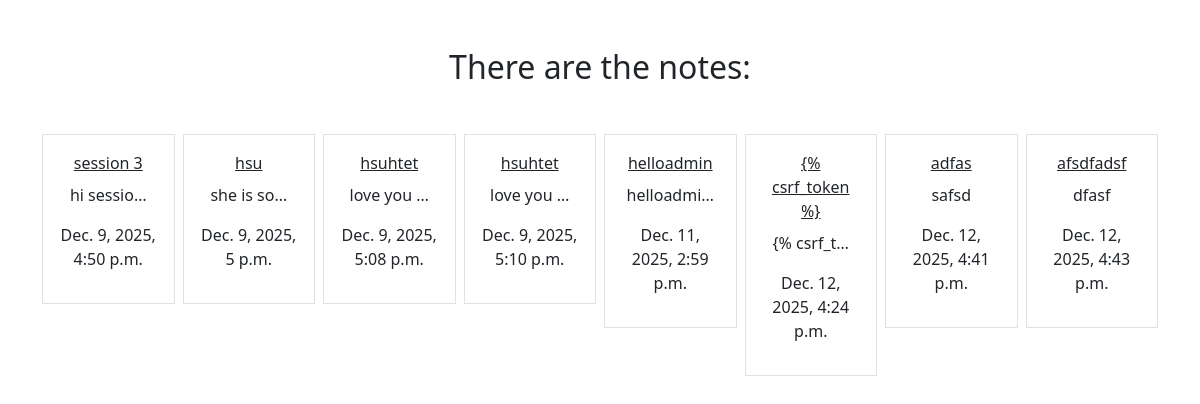
Page /mynote/notes (signed in) on the committed database.
### notes/models.py (models this page shows)
class Note(models.Model):
    title = models.CharField(max_length=200)
    content = models.TextField()
    created_at = models.DateTimeField(auto_now_add=True)
    updated_at = models.DateTimeField(auto_now=True)
    likes  = models.PositiveBigIntegerField(default=0)
    user  = models.ForeignKey(User, on_delete=models.CASCADE, related_name="notes")
    is_public = models.BooleanField(default=False)

### notes/views.py (the view)
# urls.py: path('notes', views.NotesListView.as_view(), name="notes.list"),
class NotesListView(LoginRequiredMixin, ListView):
    model = Notes
    context_object_name = "notes"
    template_name = "notes/notes-list.html"
    login_url = "/admin"
    def get_queryset(self):
        return self.request.user.notes.all()

### notes/templates/notes/notes-list.html
{% extends  "base.html" %}
{% block content %}
    <h2 class="my-5">There are the notes:</h2>
    <div class="row row-cols3 g-2">
        {% for note in notes %}
        <div class="col">
            <div class="p-3 border">
                <a href="{% url 'notes.detail' pk=note.id %}" class="text-dark text-center">{{ note.title }}</a><h3></h3>
                <p>{{ note.content|truncatechars:10 }}</p>
                <p>{{ note.created_at }}</p>
            </div>
        </div>
        {% endfor %}
    </div>
{% endblock %}

### rows in the picture
Note: title "session 3", content "hi sessio…", created_at "Dec. 9, 2025, 4:50 p.m."
Note: title "hsu", content "she is so…", created_at "Dec. 9, 2025, 5 p.m."
Note: title "hsuhtet", content "love you …", created_at "Dec. 9, 2025, 5:08 p.m."
Note: title "hsuhtet", content "love you …", created_at "Dec. 9, 2025, 5:10 p.m."
Note: title "helloadmin", content "helloadmi…", created_at "Dec. 11, 2025, 2:59 p.m."
Note: title "{% csrf_token %}", content "{% csrf_t…", created_at "Dec. 12, 2025, 4:24 p.m."
Note: title "adfas", content "safsd", created_at "Dec. 12, 2025, 4:41 p.m."
Note: title "afsdfadsf", content "dfasf", created_at "Dec. 12, 2025, 4:43 p.m."
